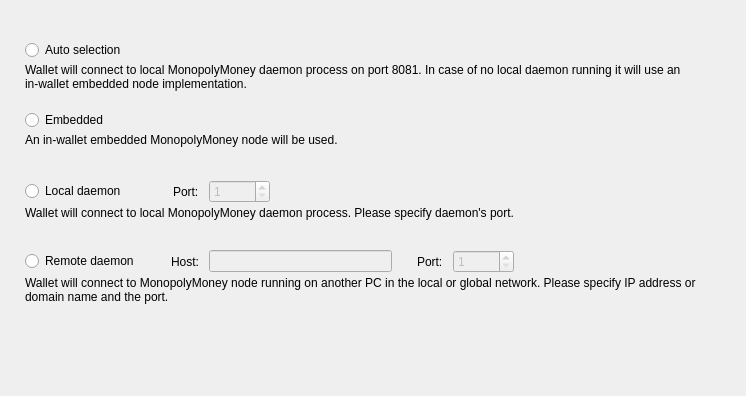
<?xml version="1.0" encoding="UTF-8"?>
<ui version="4.0">
 <class>ConnectionOptionsFrame</class>
 <widget class="QFrame" name="ConnectionOptionsFrame">
  <property name="geometry">
   <rect>
    <x>0</x>
    <y>0</y>
    <width>746</width>
    <height>396</height>
   </rect>
  </property>
  <property name="windowTitle">
   <string>Frame</string>
  </property>
  <property name="frameShape">
   <enum>QFrame::NoFrame</enum>
  </property>
  <property name="frameShadow">
   <enum>QFrame::Raised</enum>
  </property>
  <layout class="QVBoxLayout" name="verticalLayout_5">
   <property name="spacing">
    <number>0</number>
   </property>
   <property name="leftMargin">
    <number>25</number>
   </property>
   <property name="topMargin">
    <number>40</number>
   </property>
   <property name="rightMargin">
    <number>49</number>
   </property>
   <item>
    <widget class="QWidget" name="widget" native="true">
     <property name="sizePolicy">
      <sizepolicy hsizetype="Preferred" vsizetype="Fixed">
       <horstretch>0</horstretch>
       <verstretch>0</verstretch>
      </sizepolicy>
     </property>
     <property name="minimumSize">
      <size>
       <width>0</width>
       <height>70</height>
      </size>
     </property>
     <property name="maximumSize">
      <size>
       <width>16777215</width>
       <height>70</height>
      </size>
     </property>
     <layout class="QVBoxLayout" name="verticalLayout" stretch="0,1">
      <property name="spacing">
       <number>3</number>
      </property>
      <property name="leftMargin">
       <number>0</number>
      </property>
      <property name="topMargin">
       <number>0</number>
      </property>
      <property name="rightMargin">
       <number>0</number>
      </property>
      <property name="bottomMargin">
       <number>0</number>
      </property>
      <item>
       <widget class="QRadioButton" name="m_autoRadio">
        <property name="text">
         <string>Auto selection</string>
        </property>
        <attribute name="buttonGroup">
         <string notr="true">m_connectionButtonGroup</string>
        </attribute>
       </widget>
      </item>
      <item alignment="Qt::AlignTop">
       <widget class="WalletGui::WalletSmallGrayTextLabel" name="m_autoHelperLabel">
        <property name="text">
         <string>Wallet will connect to local MonopolyMoney daemon process on port 8081. In case of no local daemon running it will use an in-wallet embedded node implementation.</string>
        </property>
        <property name="alignment">
         <set>Qt::AlignLeading|Qt::AlignLeft|Qt::AlignTop</set>
        </property>
        <property name="wordWrap">
         <bool>true</bool>
        </property>
        <property name="indent">
         <number>0</number>
        </property>
       </widget>
      </item>
     </layout>
    </widget>
   </item>
   <item>
    <widget class="QWidget" name="widget_2" native="true">
     <property name="sizePolicy">
      <sizepolicy hsizetype="Preferred" vsizetype="Fixed">
       <horstretch>0</horstretch>
       <verstretch>0</verstretch>
      </sizepolicy>
     </property>
     <property name="minimumSize">
      <size>
       <width>0</width>
       <height>70</height>
      </size>
     </property>
     <property name="maximumSize">
      <size>
       <width>16777215</width>
       <height>70</height>
      </size>
     </property>
     <layout class="QVBoxLayout" name="verticalLayout_2" stretch="0,1">
      <property name="spacing">
       <number>3</number>
      </property>
      <property name="leftMargin">
       <number>0</number>
      </property>
      <property name="topMargin">
       <number>0</number>
      </property>
      <property name="rightMargin">
       <number>0</number>
      </property>
      <property name="bottomMargin">
       <number>0</number>
      </property>
      <item>
       <widget class="QRadioButton" name="m_embeddedRadio">
        <property name="text">
         <string>Embedded</string>
        </property>
        <attribute name="buttonGroup">
         <string notr="true">m_connectionButtonGroup</string>
        </attribute>
       </widget>
      </item>
      <item alignment="Qt::AlignTop">
       <widget class="WalletGui::WalletSmallGrayTextLabel" name="m_embeddedHelperLabel">
        <property name="text">
         <string>An in-wallet embedded MonopolyMoney node will be used.</string>
        </property>
        <property name="alignment">
         <set>Qt::AlignLeading|Qt::AlignLeft|Qt::AlignTop</set>
        </property>
        <property name="wordWrap">
         <bool>true</bool>
        </property>
        <property name="indent">
         <number>0</number>
        </property>
       </widget>
      </item>
     </layout>
    </widget>
   </item>
   <item>
    <widget class="QWidget" name="widget_3" native="true">
     <property name="sizePolicy">
      <sizepolicy hsizetype="Preferred" vsizetype="Fixed">
       <horstretch>0</horstretch>
       <verstretch>0</verstretch>
      </sizepolicy>
     </property>
     <property name="minimumSize">
      <size>
       <width>0</width>
       <height>70</height>
      </size>
     </property>
     <property name="maximumSize">
      <size>
       <width>16777215</width>
       <height>70</height>
      </size>
     </property>
     <layout class="QVBoxLayout" name="verticalLayout_3" stretch="0,1">
      <property name="spacing">
       <number>3</number>
      </property>
      <property name="leftMargin">
       <number>0</number>
      </property>
      <property name="topMargin">
       <number>0</number>
      </property>
      <property name="rightMargin">
       <number>0</number>
      </property>
      <property name="bottomMargin">
       <number>0</number>
      </property>
      <item>
       <layout class="QHBoxLayout" name="horizontalLayout">
        <property name="spacing">
         <number>10</number>
        </property>
        <item>
         <widget class="QRadioButton" name="m_localRadio">
          <property name="text">
           <string>Local daemon</string>
          </property>
          <attribute name="buttonGroup">
           <string notr="true">m_connectionButtonGroup</string>
          </attribute>
         </widget>
        </item>
        <item>
         <spacer name="horizontalSpacer">
          <property name="orientation">
           <enum>Qt::Horizontal</enum>
          </property>
          <property name="sizeType">
           <enum>QSizePolicy::Fixed</enum>
          </property>
          <property name="sizeHint" stdset="0">
           <size>
            <width>37</width>
            <height>20</height>
           </size>
          </property>
         </spacer>
        </item>
        <item>
         <widget class="QLabel" name="label">
          <property name="text">
           <string>Port:</string>
          </property>
         </widget>
        </item>
        <item alignment="Qt::AlignVCenter">
         <widget class="QSpinBox" name="m_localPortSpin">
          <property name="enabled">
           <bool>false</bool>
          </property>
          <property name="minimum">
           <number>1</number>
          </property>
          <property name="maximum">
           <number>65535</number>
          </property>
          <property name="value">
           <number>1</number>
          </property>
         </widget>
        </item>
        <item>
         <spacer name="horizontalSpacer_2">
          <property name="orientation">
           <enum>Qt::Horizontal</enum>
          </property>
          <property name="sizeHint" stdset="0">
           <size>
            <width>40</width>
            <height>20</height>
           </size>
          </property>
         </spacer>
        </item>
       </layout>
      </item>
      <item alignment="Qt::AlignTop">
       <widget class="WalletGui::WalletSmallGrayTextLabel" name="m_localHelperLabel">
        <property name="text">
         <string>Wallet will connect to local MonopolyMoney daemon process. Please specify daemon's port.</string>
        </property>
        <property name="alignment">
         <set>Qt::AlignLeading|Qt::AlignLeft|Qt::AlignTop</set>
        </property>
        <property name="wordWrap">
         <bool>true</bool>
        </property>
        <property name="indent">
         <number>0</number>
        </property>
       </widget>
      </item>
     </layout>
    </widget>
   </item>
   <item>
    <widget class="QWidget" name="widget_4" native="true">
     <property name="sizePolicy">
      <sizepolicy hsizetype="Preferred" vsizetype="Fixed">
       <horstretch>0</horstretch>
       <verstretch>0</verstretch>
      </sizepolicy>
     </property>
     <property name="minimumSize">
      <size>
       <width>0</width>
       <height>70</height>
      </size>
     </property>
     <property name="maximumSize">
      <size>
       <width>16777215</width>
       <height>70</height>
      </size>
     </property>
     <layout class="QVBoxLayout" name="verticalLayout_4" stretch="0,1">
      <property name="spacing">
       <number>3</number>
      </property>
      <property name="leftMargin">
       <number>0</number>
      </property>
      <property name="topMargin">
       <number>0</number>
      </property>
      <property name="rightMargin">
       <number>0</number>
      </property>
      <property name="bottomMargin">
       <number>0</number>
      </property>
      <item>
       <layout class="QHBoxLayout" name="horizontalLayout_2">
        <property name="spacing">
         <number>10</number>
        </property>
        <item>
         <widget class="QRadioButton" name="m_remoteRadio">
          <property name="text">
           <string>Remote daemon</string>
          </property>
          <attribute name="buttonGroup">
           <string notr="true">m_connectionButtonGroup</string>
          </attribute>
         </widget>
        </item>
        <item>
         <spacer name="horizontalSpacer_3">
          <property name="orientation">
           <enum>Qt::Horizontal</enum>
          </property>
          <property name="sizeType">
           <enum>QSizePolicy::Fixed</enum>
          </property>
          <property name="sizeHint" stdset="0">
           <size>
            <width>22</width>
            <height>20</height>
           </size>
          </property>
         </spacer>
        </item>
        <item>
         <widget class="QLabel" name="label_2">
          <property name="text">
           <string>Host:</string>
          </property>
         </widget>
        </item>
        <item>
         <widget class="QLineEdit" name="m_remoteHostEdit">
          <property name="enabled">
           <bool>false</bool>
          </property>
         </widget>
        </item>
        <item>
         <spacer name="horizontalSpacer_5">
          <property name="orientation">
           <enum>Qt::Horizontal</enum>
          </property>
          <property name="sizeType">
           <enum>QSizePolicy::Fixed</enum>
          </property>
          <property name="sizeHint" stdset="0">
           <size>
            <width>15</width>
            <height>20</height>
           </size>
          </property>
         </spacer>
        </item>
        <item>
         <widget class="QLabel" name="label_3">
          <property name="text">
           <string>Port:</string>
          </property>
         </widget>
        </item>
        <item alignment="Qt::AlignVCenter">
         <widget class="QSpinBox" name="m_remotePortSpin">
          <property name="enabled">
           <bool>false</bool>
          </property>
          <property name="minimum">
           <number>1</number>
          </property>
          <property name="maximum">
           <number>65535</number>
          </property>
          <property name="value">
           <number>1</number>
          </property>
         </widget>
        </item>
        <item>
         <spacer name="horizontalSpacer_4">
          <property name="orientation">
           <enum>Qt::Horizontal</enum>
          </property>
          <property name="sizeHint" stdset="0">
           <size>
            <width>40</width>
            <height>20</height>
           </size>
          </property>
         </spacer>
        </item>
       </layout>
      </item>
      <item alignment="Qt::AlignTop">
       <widget class="WalletGui::WalletSmallGrayTextLabel" name="m_remoteHelperLabel">
        <property name="text">
         <string>Wallet will connect to MonopolyMoney node running on another PC in the local or global network. Please specify IP address or domain name and the port.</string>
        </property>
        <property name="alignment">
         <set>Qt::AlignLeading|Qt::AlignLeft|Qt::AlignTop</set>
        </property>
        <property name="wordWrap">
         <bool>true</bool>
        </property>
        <property name="indent">
         <number>0</number>
        </property>
       </widget>
      </item>
     </layout>
    </widget>
   </item>
   <item>
    <spacer name="verticalSpacer">
     <property name="orientation">
      <enum>Qt::Vertical</enum>
     </property>
     <property name="sizeHint" stdset="0">
      <size>
       <width>665</width>
       <height>61</height>
      </size>
     </property>
    </spacer>
   </item>
  </layout>
 </widget>
 <customwidgets>
  <customwidget>
   <class>WalletGui::WalletSmallGrayTextLabel</class>
   <extends>QLabel</extends>
   <header>Gui/Common/WalletTextLabel.h</header>
  </customwidget>
 </customwidgets>
 <resources/>
 <connections>
  <connection>
   <sender>m_remoteHostEdit</sender>
   <signal>textChanged(QString)</signal>
   <receiver>ConnectionOptionsFrame</receiver>
   <slot>remoteHostNameChanged(QString)</slot>
   <hints>
    <hint type="sourcelabel">
     <x>390</x>
     <y>319</y>
    </hint>
    <hint type="destinationlabel">
     <x>372</x>
     <y>197</y>
    </hint>
   </hints>
  </connection>
  <connection>
   <sender>m_connectionButtonGroup</sender>
   <signal>buttonClicked(int)</signal>
   <receiver>ConnectionOptionsFrame</receiver>
   <slot>connectionButtonClicked(int)</slot>
   <hints>
    <hint type="sourcelabel">
     <x>-1</x>
     <y>-1</y>
    </hint>
    <hint type="destinationlabel">
     <x>372</x>
     <y>197</y>
    </hint>
   </hints>
  </connection>
  <connection>
   <sender>m_remoteRadio</sender>
   <signal>toggled(bool)</signal>
   <receiver>m_remoteHostEdit</receiver>
   <slot>setEnabled(bool)</slot>
   <hints>
    <hint type="sourcelabel">
     <x>88</x>
     <y>264</y>
    </hint>
    <hint type="destinationlabel">
     <x>312</x>
     <y>263</y>
    </hint>
   </hints>
  </connection>
  <connection>
   <sender>m_remoteRadio</sender>
   <signal>toggled(bool)</signal>
   <receiver>m_remotePortSpin</receiver>
   <slot>setEnabled(bool)</slot>
   <hints>
    <hint type="sourcelabel">
     <x>88</x>
     <y>264</y>
    </hint>
    <hint type="destinationlabel">
     <x>498</x>
     <y>263</y>
    </hint>
   </hints>
  </connection>
  <connection>
   <sender>m_localRadio</sender>
   <signal>toggled(bool)</signal>
   <receiver>m_localPortSpin</receiver>
   <slot>setEnabled(bool)</slot>
   <hints>
    <hint type="sourcelabel">
     <x>81</x>
     <y>194</y>
    </hint>
    <hint type="destinationlabel">
     <x>270</x>
     <y>193</y>
    </hint>
   </hints>
  </connection>
 </connections>
 <slots>
  <slot>remoteHostNameChanged(QString)</slot>
  <slot>connectionButtonClicked(int)</slot>
 </slots>
 <buttongroups>
  <buttongroup name="m_connectionButtonGroup"/>
 </buttongroups>
</ui>
